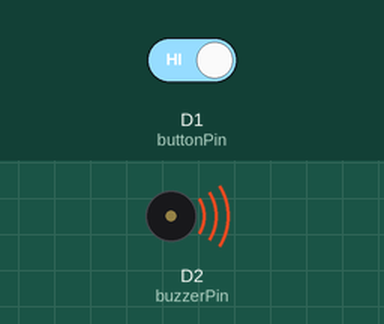
Simulated run of this sketch. Board: ESP8266 (NodeMCU). Parts: buzzer (waves = sounding). The inputs (shaded band) are chosen by the test bench; at power-on: D1 (buttonPin) HIGH. WiFi joins after 1.5 s; servers stay silent unless stated; random numbers use the default seed unless the sketch sets one; what the sketch prints to the serial monitor is not drawn.

Above: at 2.3 s.
2.8 s: D1 (buttonPin) driven LOW
7.8 s: D1 (buttonPin) driven HIGH
At 11.8 s:
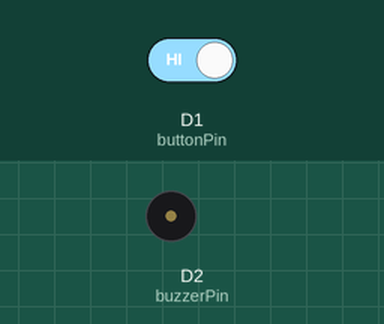
Timing chart, 0 to 18.8 s (numbered marks = the images above; inputs shaded):
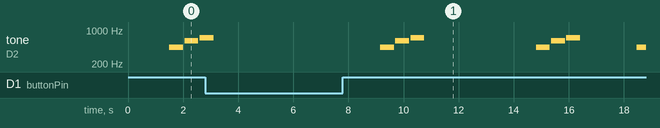

The sketch:

EspNow_send_dataC.ino
```cpp
// (licence header left out)
#include <ESP8266WiFi.h>
#include <espnow.h>


// Structure example to send data
// Must match the receiver structure
typedef struct struct_message {
  char a[32];
  int b;
  float c;
  String d ;
  bool e;
} struct_message;

// Create a struct_message called myData
struct_message myData;

 //-------auto connect---------------------------
        #include <DNSServer.h>
        #include <ESP8266WebServer.h>
        #include <ESP8266WiFiMulti.h>
        #include <WiFiManager.h>
        ESP8266WiFiMulti WiFiMulti;

        char ssid[32]; //will hold the ssid of the wlan to which it is connectd
        char password[64];  // ^^ private shared key for the wlan (password)
 //------- end auto connect-------------------------


//-------------------EMailSender---------------------------
 #include "Arduino.h"
 #include <EMailSender.h>
// const char* ssid = "dbSoft";
// const char* password = "xVf5nTEN";

 uint8_t connection_state = 0;
 uint16_t reconnect_interval = 10000;


//EMailSender emailSend("myriskos@yahoo.gr", "cswmhhgzvrcxoftg"); //
EMailSender emailSend("myriskos@yahoo.gr", "zylnocgpmjiqtdzg"); //

uint8_t WiFiConnect(const char* nSSID = nullptr, const char* nPassword = nullptr)
{
    static uint16_t attempt = 0;
    Serial.print("Connecting to ");
    if(nSSID) {
        WiFi.begin(nSSID, nPassword);
        Serial.println(nSSID);
    }

    uint8_t i = 0;
    while(WiFi.status()!= WL_CONNECTED && i++ < 50)
    {
        delay(200);
        Serial.print(".");
    }
    ++attempt;
    Serial.println("");
    if(i == 51) {
        Serial.print("Connection: TIMEOUT on attempt: ");
        Serial.println(attempt);
        if(attempt % 2 == 0)
            Serial.println("Check if access point available or SSID and Password\r\n");
        return false;
    }
    Serial.println("Connection: ESTABLISHED");
    Serial.print("Got IP address: ");
    Serial.println(WiFi.localIP());
    return true;
}

void Awaits()
{
    uint32_t ts = millis();
    while(!connection_state)
    {
        delay(50);
        if(millis() > (ts + reconnect_interval) && !connection_state){
            connection_state = WiFiConnect();
            ts = millis();
        }
    }
}

void MailYahoo(){

    connection_state = WiFiConnect(ssid, password);
    if(!connection_state)  // if not connected to WIFI
     {
       Awaits();              // constantly trying to connect
     }
    EMailSender::EMailMessage message;
    message.subject = "Esp8266NodeMCU";
    message.message = "Παραβίαση πόρτας ορόφου C <br>Arduino.<br>www.dbsoft.gr";

    EMailSender::Response resp = emailSend.send("info.dbsoft@gmail.com", message);
    EMailSender::Response resp2 = emailSend.send("myriskos@yahoo.gr", message);
    Serial.println("Sending status: ");

    Serial.println(resp.status);
    Serial.println(resp.code);
    Serial.println(resp.desc);

    Serial.println(resp2.status);
    Serial.println(resp2.code);
    Serial.println(resp2.desc);
    myData.b = resp.status ;


}

//---------------------end EMailSender--------------------------------------

// REPLACE WITH RECEIVER MAC Address
// {0xA4, 0xCF, 0x12, 0xDF, 0x58, 0x46} ;  // SEND A
// {0xA4, 0xCF, 0x12, 0xDF, 0x51, 0x1}  ;  // SEND B
// {0x98, 0xF4, 0xAB, 0xB3, 0x8F, 0xB8} ;  // SEND C
// {0xA4, 0xCF, 0x32, 0x7A, 0x5, 0x18}  ;  // SEND D
// {0xA4, 0xCF, 0x12, 0xDF, 0x48, 0xFA} ;  // SEND E
// {0x84, 0xF3, 0xEB, 0x1A, 0x3A, 0x88} ;  // SEND Z
// {0xA4, 0xCF, 0x12, 0xDF, 0x48, 0xAA} ;  // RECEIVER

// a4:cf:12:df:58:46    SEND A
// a4:cf:12:df:51:1     SEND B
// 98:f4:ab:b3:8f:b8    SEND C
// 2c:f4:32:7a:5:18     SEND D
// a4:cf:12:df:48:fa    SEND E
// 84:f3:eb:1a:3a:88    SEND Z
// A4:CF:12:DF:48:AA    RECEIVER

uint8_t broadcastAddress[] = {0xA4, 0xCF, 0x12, 0xDF, 0x48, 0xAA}; // RECEIVER

 const int buzzerPin = D2;
 const int buttonPin = D1; // 16
 int buttonState = 0;
 int counter = 0;
 bool lSend = false ;

// Callback when data is sent
void OnDataSent(uint8_t *mac_addr, uint8_t sendStatus) {
  Serial.print("Last Packet Send Status: ");
  if (sendStatus == 0){
    Serial.print("Delivery success from  ");
    Serial.print(WiFi.macAddress());
    Serial.print("  to  ");
    Serial.println(macToStr(mac_addr));

  }
  else{
    Serial.println("Delivery fail");
  }
}

void setup() {
  // Init Serial Monitor
  Serial.begin(115200);
  pinMode( buttonPin,INPUT_PULLUP);
  pinMode(buzzerPin, OUTPUT);
  // Set device as a Wi-Fi Station
  WiFi.mode(WIFI_STA);

//------------Start autoConnect--------------
    //--- settaggi di Wifimanager-------
    WiFiManager wifiManager;
    // wifiManager.resetSettings();
    wifiManager.setTimeout(180);

    if (!wifiManager.autoConnect("WiFi-ESP_C", "12345678")) // credenziali per accedere alla modalità AP
    {
      delay(3000);
      ESP.reset();
      delay(5000);
    }
    WiFi.SSID().toCharArray(ssid, 32);
    WiFi.psk().toCharArray(password, 64);


    //------------end autoConnect--------------


  // Init ESP-NOW
  if (esp_now_init() != 0) {
    Serial.println("Error initializing ESP-NOW");
    return;
  }

  // Once ESPNow is successfully Init, we will register for Send CB to
  // get the status of Trasnmitted packet
  esp_now_set_self_role(ESP_NOW_ROLE_CONTROLLER);
  esp_now_register_send_cb(OnDataSent);

  // Register peer
  esp_now_add_peer(broadcastAddress, ESP_NOW_ROLE_SLAVE, 1, NULL, 0);
}

void loop() {
  // Set values to send
  strcpy(myData.a, "Πόρτας ορόφου (C)");
  myData.b = random(1,20);
  myData.c = 0.0;
  myData.d = "Δωμάτιο Αρη";
 //  myData.e = false;
  Serial.println(myData.a);
  Serial.println(myData.b);
  Serial.println(myData.e);


  buttonState = digitalRead(buttonPin);
  if (!buttonState){
    myData.e = false;
    lSend    = false ;
    Serial.println("false");
  }
  if (buttonState){
    myData.e = true;
    beep(440, 500);
    beep(600, 500);
    beep(700, 500);
    Serial.println("true");
    if (!lSend)    {
        MailYahoo();
         if (myData.b >0 ) {
          strcpy(myData.a, "Send to myriskos@Yahoo.gr");
          lSend = true ;
         }
         else {
          strcpy(myData.a, "No Send Message ");
          lSend = true ;
          delay(2000);
         }

    }
  }


/*
struct point{
    int x;
    int y;
    float z;
};
struct point my_point1;
struct point my_point2 = {2, 5, 3.7};
my_point2.x = 4;
*/
  // Send message via ESP-NOW
  esp_now_send(broadcastAddress, (uint8_t *) &myData, sizeof(myData));
  delay(2000);
}

//-----------------
String macToStr(const uint8_t* mac){
//-----------------
  String result;
  for (int i = 0; i < 6; ++i) {
    result += String(mac[i], 16);
    if (i < 5)
      result += ':';
  }

  return result;
}


//-----------------
void beep(int note, int duration) {
//-----------------

 //Play tone on buzzerPin
 tone(buzzerPin, note, duration);
  delay(duration);

 //Stop tone on buzzerPin
 noTone(buzzerPin);
 delay(50);

 //Increment counter
 counter++;
}
```

Measured:
- after the input at 7.8 s, tone on D2 (buzzerPin): plays 440 Hz for 0.50 s, 600 Hz for 0.50 s, 700 Hz for 0.50 s, 440 Hz for 0.50 s, 600 Hz for 0.50 s, 700 Hz for 0.50 s … (7 notes in this stretch), starting after 1.4 s
